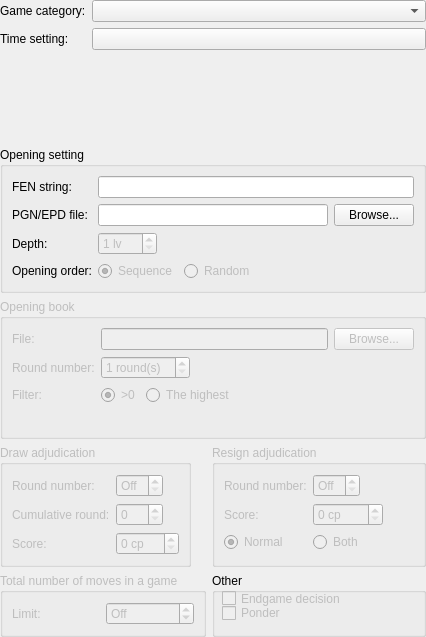
<?xml version="1.0" encoding="UTF-8"?>
<ui version="4.0">
 <class>GameSettingsWidget</class>
 <widget class="QWidget" name="GameSettingsWidget">
  <property name="geometry">
   <rect>
    <x>0</x>
    <y>0</y>
    <width>426</width>
    <height>637</height>
   </rect>
  </property>
  <property name="windowTitle">
   <string>Form</string>
  </property>
  <layout class="QVBoxLayout" name="verticalLayout">
   <property name="leftMargin">
    <number>0</number>
   </property>
   <property name="topMargin">
    <number>0</number>
   </property>
   <property name="rightMargin">
    <number>0</number>
   </property>
   <property name="bottomMargin">
    <number>0</number>
   </property>
   <item>
    <layout class="QFormLayout" name="formLayout_2">
     <item row="1" column="1">
      <widget class="QComboBox" name="m_variantCombo"/>
     </item>
     <item row="1" column="0">
      <widget class="QLabel" name="m_variantLabel">
       <property name="text">
        <string>Game category:</string>
       </property>
       <property name="buddy">
        <cstring>m_variantCombo</cstring>
       </property>
      </widget>
     </item>
     <item row="2" column="1">
      <widget class="QPushButton" name="m_timeControlBtn">
       <property name="text">
        <string/>
       </property>
      </widget>
     </item>
     <item row="2" column="0">
      <widget class="QLabel" name="m_timeControlLabel">
       <property name="text">
        <string>Time setting:</string>
       </property>
       <property name="buddy">
        <cstring>m_timeControlBtn</cstring>
       </property>
      </widget>
     </item>
    </layout>
   </item>
   <item>
    <widget class="QGroupBox" name="groupBox_3">
     <property name="enabled">
      <bool>true</bool>
     </property>
     <property name="title">
      <string>Opening setting</string>
     </property>
     <layout class="QFormLayout" name="formLayout_4">
      <property name="fieldGrowthPolicy">
       <enum>QFormLayout::ExpandingFieldsGrow</enum>
      </property>
      <item row="1" column="0">
       <widget class="QLabel" name="m_pgnEpdLabel">
        <property name="text">
         <string>PGN/EPD file:</string>
        </property>
        <property name="buddy">
         <cstring>m_openingSuiteEdit</cstring>
        </property>
       </widget>
      </item>
      <item row="1" column="1">
       <layout class="QHBoxLayout" name="horizontalLayout_2">
        <item>
         <widget class="QLineEdit" name="m_openingSuiteEdit"/>
        </item>
        <item>
         <widget class="QPushButton" name="m_browseOpeningSuiteBtn">
          <property name="text">
           <string>Browse...</string>
          </property>
         </widget>
        </item>
       </layout>
      </item>
      <item row="3" column="0">
       <widget class="QLabel" name="m_openingOrderLabel">
        <property name="text">
         <string>Opening order:</string>
        </property>
        <property name="buddy">
         <cstring>m_seqOrderRadio</cstring>
        </property>
       </widget>
      </item>
      <item row="3" column="1">
       <layout class="QHBoxLayout" name="horizontalLayout_3">
        <item>
         <widget class="QRadioButton" name="m_seqOrderRadio">
          <property name="enabled">
           <bool>false</bool>
          </property>
          <property name="text">
           <string>Sequence</string>
          </property>
          <property name="checked">
           <bool>true</bool>
          </property>
         </widget>
        </item>
        <item>
         <widget class="QRadioButton" name="m_randomOrderRadio">
          <property name="enabled">
           <bool>false</bool>
          </property>
          <property name="text">
           <string>Random</string>
          </property>
         </widget>
        </item>
        <item>
         <spacer name="horizontalSpacer">
          <property name="orientation">
           <enum>Qt::Horizontal</enum>
          </property>
          <property name="sizeHint" stdset="0">
           <size>
            <width>40</width>
            <height>20</height>
           </size>
          </property>
         </spacer>
        </item>
       </layout>
      </item>
      <item row="2" column="0">
       <widget class="QLabel" name="m_openingSuiteDepth">
        <property name="text">
         <string>Depth:</string>
        </property>
       </widget>
      </item>
      <item row="2" column="1">
       <widget class="QSpinBox" name="m_openingSuiteDepthSpin">
        <property name="enabled">
         <bool>false</bool>
        </property>
        <property name="suffix">
         <string> lv</string>
        </property>
        <property name="minimum">
         <number>1</number>
        </property>
        <property name="maximum">
         <number>999</number>
        </property>
       </widget>
      </item>
      <item row="0" column="0">
       <widget class="QLabel" name="m_fenLabel">
        <property name="text">
         <string>FEN string:</string>
        </property>
        <property name="buddy">
         <cstring>m_fenEdit</cstring>
        </property>
       </widget>
      </item>
      <item row="0" column="1">
       <widget class="QLineEdit" name="m_fenEdit">
        <property name="maxLength">
         <number>128</number>
        </property>
       </widget>
      </item>
     </layout>
    </widget>
   </item>
   <item>
    <widget class="QGroupBox" name="m_openingBookGroup">
     <property name="enabled">
      <bool>false</bool>
     </property>
     <property name="title">
      <string>Opening book</string>
     </property>
     <layout class="QFormLayout" name="formLayout_5">
      <property name="fieldGrowthPolicy">
       <enum>QFormLayout::ExpandingFieldsGrow</enum>
      </property>
      <item row="0" column="0">
       <widget class="QLabel" name="m_polyglotFileLabel">
        <property name="text">
         <string>File:</string>
        </property>
        <property name="buddy">
         <cstring>m_polyglotFileEdit</cstring>
        </property>
       </widget>
      </item>
      <item row="0" column="1">
       <layout class="QHBoxLayout" name="horizontalLayout_4">
        <item>
         <widget class="QLineEdit" name="m_polyglotFileEdit"/>
        </item>
        <item>
         <widget class="QPushButton" name="m_browsePolyglotFile">
          <property name="text">
           <string>Browse...</string>
          </property>
         </widget>
        </item>
       </layout>
      </item>
      <item row="1" column="0">
       <widget class="QLabel" name="m_polyglotDepthLabel">
        <property name="text">
         <string>Round number:</string>
        </property>
        <property name="buddy">
         <cstring>m_polyglotDepthSpin</cstring>
        </property>
       </widget>
      </item>
      <item row="1" column="1">
       <widget class="QSpinBox" name="m_polyglotDepthSpin">
        <property name="enabled">
         <bool>false</bool>
        </property>
        <property name="suffix">
         <string> round(s)</string>
        </property>
        <property name="minimum">
         <number>1</number>
        </property>
       </widget>
      </item>
      <item row="2" column="0">
       <widget class="QLabel" name="m_polyglotAccessMode">
        <property name="text">
         <string>Filter:</string>
        </property>
        <property name="buddy">
         <cstring>m_ramAccessRadio</cstring>
        </property>
       </widget>
      </item>
      <item row="2" column="1">
       <layout class="QHBoxLayout" name="horizontalLayout_5">
        <item>
         <widget class="QRadioButton" name="m_ramAccessRadio">
          <property name="enabled">
           <bool>false</bool>
          </property>
          <property name="toolTip">
           <string>Pick any move greater than 0.</string>
          </property>
          <property name="text">
           <string>&gt;0</string>
          </property>
          <property name="checked">
           <bool>true</bool>
          </property>
         </widget>
        </item>
        <item>
         <widget class="QRadioButton" name="m_diskAccessRadio">
          <property name="enabled">
           <bool>false</bool>
          </property>
          <property name="toolTip">
           <string>Automatically select the highest score move.</string>
          </property>
          <property name="text">
           <string>The highest</string>
          </property>
         </widget>
        </item>
        <item>
         <spacer name="horizontalSpacer_2">
          <property name="orientation">
           <enum>Qt::Horizontal</enum>
          </property>
          <property name="sizeHint" stdset="0">
           <size>
            <width>40</width>
            <height>20</height>
           </size>
          </property>
         </spacer>
        </item>
       </layout>
      </item>
     </layout>
    </widget>
   </item>
   <item>
    <layout class="QFormLayout" name="formLayout_6">
     <property name="fieldGrowthPolicy">
      <enum>QFormLayout::AllNonFixedFieldsGrow</enum>
     </property>
     <item row="1" column="0">
      <widget class="QGroupBox" name="m_drawAdjudicationGroup">
       <property name="enabled">
        <bool>false</bool>
       </property>
       <property name="title">
        <string>Draw adjudication</string>
       </property>
       <layout class="QFormLayout" name="formLayout">
        <property name="fieldGrowthPolicy">
         <enum>QFormLayout::ExpandingFieldsGrow</enum>
        </property>
        <item row="2" column="1">
         <widget class="QSpinBox" name="m_drawMoveCountSpin">
          <property name="enabled">
           <bool>false</bool>
          </property>
          <property name="toolTip">
           <string>Both sides' scores need to be within the selected threshold between so many consecutive turns.</string>
          </property>
          <property name="maximum">
           <number>999</number>
          </property>
         </widget>
        </item>
        <item row="2" column="0">
         <widget class="QLabel" name="m_drawMoveCountLabel">
          <property name="text">
           <string>Cumulative round:</string>
          </property>
          <property name="buddy">
           <cstring>m_drawMoveCountSpin</cstring>
          </property>
         </widget>
        </item>
        <item row="3" column="1">
         <widget class="QSpinBox" name="m_drawScoreSpin">
          <property name="enabled">
           <bool>false</bool>
          </property>
          <property name="toolTip">
           <string>Both scores must be within a percentage of zero.</string>
          </property>
          <property name="suffix">
           <string> cp</string>
          </property>
          <property name="maximum">
           <number>999</number>
          </property>
         </widget>
        </item>
        <item row="3" column="0">
         <widget class="QLabel" name="m_drawScoreLabel">
          <property name="text">
           <string>Score:</string>
          </property>
          <property name="buddy">
           <cstring>m_drawScoreSpin</cstring>
          </property>
         </widget>
        </item>
        <item row="0" column="1">
         <widget class="QSpinBox" name="m_drawMoveNumberSpin">
          <property name="toolTip">
           <string>The game will judged draw after so many full rounds. 0 to disable.</string>
          </property>
          <property name="specialValueText">
           <string>Off</string>
          </property>
          <property name="minimum">
           <number>0</number>
          </property>
          <property name="maximum">
           <number>999</number>
          </property>
          <property name="value">
           <number>0</number>
          </property>
         </widget>
        </item>
        <item row="0" column="0">
         <widget class="QLabel" name="m_drawMoveNumberLabel">
          <property name="text">
           <string>Round number:</string>
          </property>
          <property name="buddy">
           <cstring>m_drawMoveNumberSpin</cstring>
          </property>
         </widget>
        </item>
       </layout>
      </widget>
     </item>
     <item row="2" column="0">
      <widget class="QGroupBox" name="m_gameLengthGroup">
       <property name="enabled">
        <bool>false</bool>
       </property>
       <property name="title">
        <string>Total number of moves in a game</string>
       </property>
       <layout class="QHBoxLayout" name="horizontalLayout">
        <item>
         <widget class="QLabel" name="m_maxGameLengthLabel">
          <property name="text">
           <string>Limit:</string>
          </property>
         </widget>
        </item>
        <item>
         <widget class="QSpinBox" name="m_maxGameLengthSpin">
          <property name="toolTip">
           <string>After the game has reached the limit, force draw.</string>
          </property>
          <property name="toolTipDuration">
           <number>-1</number>
          </property>
          <property name="wrapping">
           <bool>true</bool>
          </property>
          <property name="specialValueText">
           <string>Off</string>
          </property>
          <property name="suffix">
           <string>  pl(s)</string>
          </property>
          <property name="minimum">
           <number>0</number>
          </property>
          <property name="maximum">
           <number>5000</number>
          </property>
          <property name="value">
           <number>0</number>
          </property>
         </widget>
        </item>
       </layout>
      </widget>
     </item>
     <item row="1" column="1">
      <widget class="QGroupBox" name="m_resignAdjudicationGroup">
       <property name="enabled">
        <bool>false</bool>
       </property>
       <property name="toolTip">
        <string/>
       </property>
       <property name="title">
        <string>Resign adjudication</string>
       </property>
       <layout class="QFormLayout" name="formLayout_3">
        <property name="fieldGrowthPolicy">
         <enum>QFormLayout::ExpandingFieldsGrow</enum>
        </property>
        <item row="3" column="0">
         <widget class="QLabel" name="m_resignScoreLabel">
          <property name="text">
           <string>Score:</string>
          </property>
          <property name="buddy">
           <cstring>m_resignScoreSpin</cstring>
          </property>
         </widget>
        </item>
        <item row="3" column="1">
         <widget class="QSpinBox" name="m_resignScoreSpin">
          <property name="enabled">
           <bool>false</bool>
          </property>
          <property name="toolTip">
           <string>The score must be at least this percentage negative.</string>
          </property>
          <property name="specialValueText">
           <string/>
          </property>
          <property name="suffix">
           <string> cp</string>
          </property>
          <property name="maximum">
           <number>9999</number>
          </property>
         </widget>
        </item>
        <item row="2" column="1">
         <widget class="QSpinBox" name="m_resignMoveCountSpin">
          <property name="toolTip">
           <string>If an engine's score is below the threshold for at least that many consecutive rounds, the defeat decision will be applied.</string>
          </property>
          <property name="specialValueText">
           <string>Off</string>
          </property>
          <property name="maximum">
           <number>999</number>
          </property>
         </widget>
        </item>
        <item row="2" column="0">
         <widget class="QLabel" name="m_resignMoveCountLabel">
          <property name="text">
           <string>Round number:</string>
          </property>
          <property name="buddy">
           <cstring>m_resignMoveCountSpin</cstring>
          </property>
         </widget>
        </item>
        <item row="5" column="0">
         <widget class="QRadioButton" name="m_resignNormalRadio">
          <property name="sizePolicy">
           <sizepolicy hsizetype="Preferred" vsizetype="Preferred">
            <horstretch>0</horstretch>
            <verstretch>0</verstretch>
           </sizepolicy>
          </property>
          <property name="toolTip">
           <string>The decision to concede depends only on the score of the loser.</string>
          </property>
          <property name="text">
           <string>Normal</string>
          </property>
          <property name="checked">
           <bool>true</bool>
          </property>
         </widget>
        </item>
        <item row="5" column="1">
         <widget class="QRadioButton" name="m_resignTwoSidedRadio">
          <property name="toolTip">
           <string>Both sides must indicate a decisive score.</string>
          </property>
          <property name="text">
           <string>Both</string>
          </property>
         </widget>
        </item>
       </layout>
      </widget>
     </item>
     <item row="2" column="1">
      <widget class="QGroupBox" name="m_otherGroup">
       <property name="title">
        <string>Other</string>
       </property>
       <widget class="QCheckBox" name="m_ponderingCheck">
        <property name="enabled">
         <bool>false</bool>
        </property>
        <property name="geometry">
         <rect>
          <x>10</x>
          <y>30</y>
          <width>331</width>
          <height>20</height>
         </rect>
        </property>
        <property name="text">
         <string>Ponder</string>
        </property>
       </widget>
       <widget class="QCheckBox" name="m_tbCheck">
        <property name="enabled">
         <bool>false</bool>
        </property>
        <property name="geometry">
         <rect>
          <x>10</x>
          <y>17</y>
          <width>426</width>
          <height>17</height>
         </rect>
        </property>
        <property name="text">
         <string>Endgame decision</string>
        </property>
       </widget>
      </widget>
     </item>
    </layout>
   </item>
  </layout>
 </widget>
 <resources/>
 <connections/>
</ui>
